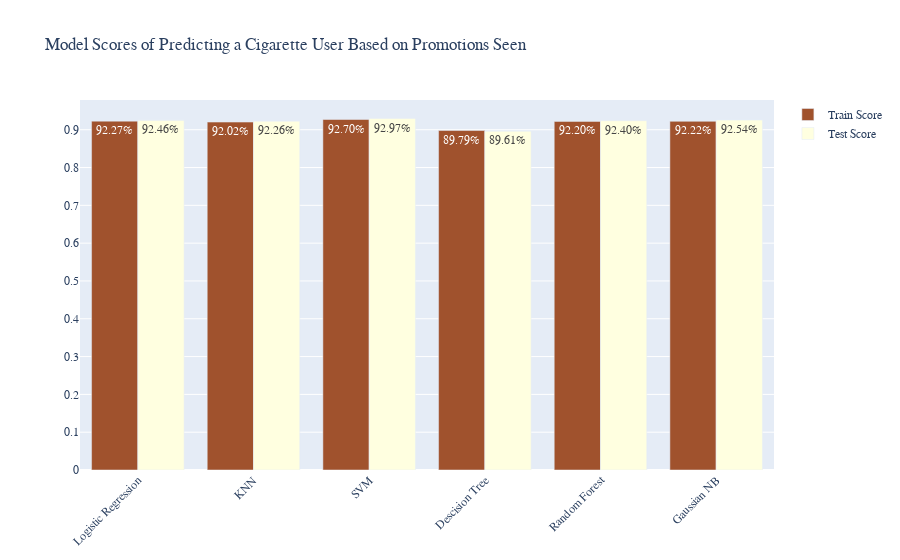

Notebook cell for this chart:
### Code cell
import plotly.graph_objects as go

models = ['Logistic Regression', 'KNN', 'SVM', 'Descision Tree', 'Random Forest', 'Gaussian NB']

y_train = ["92.27%", "92.02%", "92.70%","89.79%","92.20%","92.22%"]
y_test = ["92.46%", "92.26%","92.97%", "89.61%","92.40%","92.54%"]

fig = go.Figure()

fig.add_trace(go.Bar(
    x=models, 
    y=df_result_train.Score,
    text=y_train,
    textposition='auto',
    name='Train Score',
    marker_color='sienna'
    ))

fig.add_trace(go.Bar(
    x=models,
    y=df_result_test.Score,
    text = y_test,
    textposition='auto',
    name='Test Score',
    marker_color='lightyellow'
))

fig.update_layout(barmode='group', xaxis_tickangle=-45,
                  font_family="Times New Roman",
                  title_font_family="Times New Roman",
                  legend_title_font_color="green",
                  title=dict(text="Model Scores of Predicting a Cigarette User Based on Promotions Seen"))

fig.show()

### Figure 1 — Plotly figure (JSON) as saved in the notebook; plotly's stock layout.template omitted (floating-point values rounded to 4 significant figures)
{"data": [{"marker": {"color": "sienna"}, "name": "Train Score", "text": ["92.27%", "92.02%", "92.70%", "89.79%", "92.20%", "92.22%"], "textposition": "auto", "type": "bar", "x": ["Logistic Regression", "KNN", "SVM", "Descision Tree", "Random Forest", "Gaussian NB"], "y": [0.9227, 0.9202, 0.927, 0.8979, 0.922, 0.9222]}, {"marker": {"color": "lightyellow"}, "name": "Test Score", "text": ["92.46%", "92.26%", "92.97%", "89.61%", "92.40%", "92.54%"], "textposition": "auto", "type": "bar", "x": ["Logistic Regression", "KNN", "SVM", "Descision Tree", "Random Forest", "Gaussian NB"], "y": [0.9246, 0.9226, 0.9297, 0.8961, 0.924, 0.9254]}], "layout": {"barmode": "group", "font": {"family": "Times New Roman"}, "legend": {"title": {"font": {"color": "green"}}}, "title": {"font": {"family": "Times New Roman"}, "text": "Model Scores of Predicting a Cigarette User Based on Promotions Seen"}, "xaxis": {"tickangle": -45}}}
